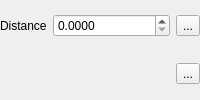
                       <widget class="QFrame" name="mPlacementDistanceFrame">
                        <property name="minimumSize">
                         <size>
                          <width>0</width>
                          <height>0</height>
                         </size>
                        </property>
                        <property name="frameShape">
                         <enum>QFrame::NoFrame</enum>
                        </property>
                        <property name="frameShadow">
                         <enum>QFrame::Raised</enum>
                        </property>
                        <layout class="QGridLayout" name="gridLayout_27">
                         <property name="verticalSpacing">
                          <number>12</number>
                         </property>
                         <property name="margin">
                          <number>0</number>
                         </property>
                         <item row="0" column="1">
                          <widget class="QgsDoubleSpinBox" name="mLineDistanceSpnBx">
                           <property name="decimals">
                            <number>4</number>
                           </property>
                           <property name="maximum">
                            <double>999999999.000000000000000</double>
                           </property>
                          </widget>
                         </item>
                         <item row="0" column="0">
                          <widget class="QLabel" name="label_26">
                           <property name="sizePolicy">
                            <sizepolicy hsizetype="Maximum" vsizetype="Preferred">
                             <horstretch>0</horstretch>
                             <verstretch>0</verstretch>
                            </sizepolicy>
                           </property>
                           <property name="text">
                            <string>Distance</string>
                           </property>
                           <property name="alignment">
                            <set>Qt::AlignLeading|Qt::AlignLeft|Qt::AlignVCenter</set>
                           </property>
                          </widget>
                         </item>
                         <item row="0" column="2">
                          <widget class="QgsDataDefinedButton" name="mLineDistanceDDBtn">
                           <property name="text">
                            <string>...</string>
                           </property>
                          </widget>
                         </item>
                         <item row="1" column="2">
                          <widget class="QgsDataDefinedButton" name="mLineDistanceUnitDDBtn">
                           <property name="text">
                            <string>...</string>
                           </property>
                          </widget>
                         </item>
                         <item row="1" column="1">
                          <widget class="QgsUnitSelectionWidget" name="mLineDistanceUnitWidget" native="true"/>
                         </item>
                        </layout>
                       </widget>
